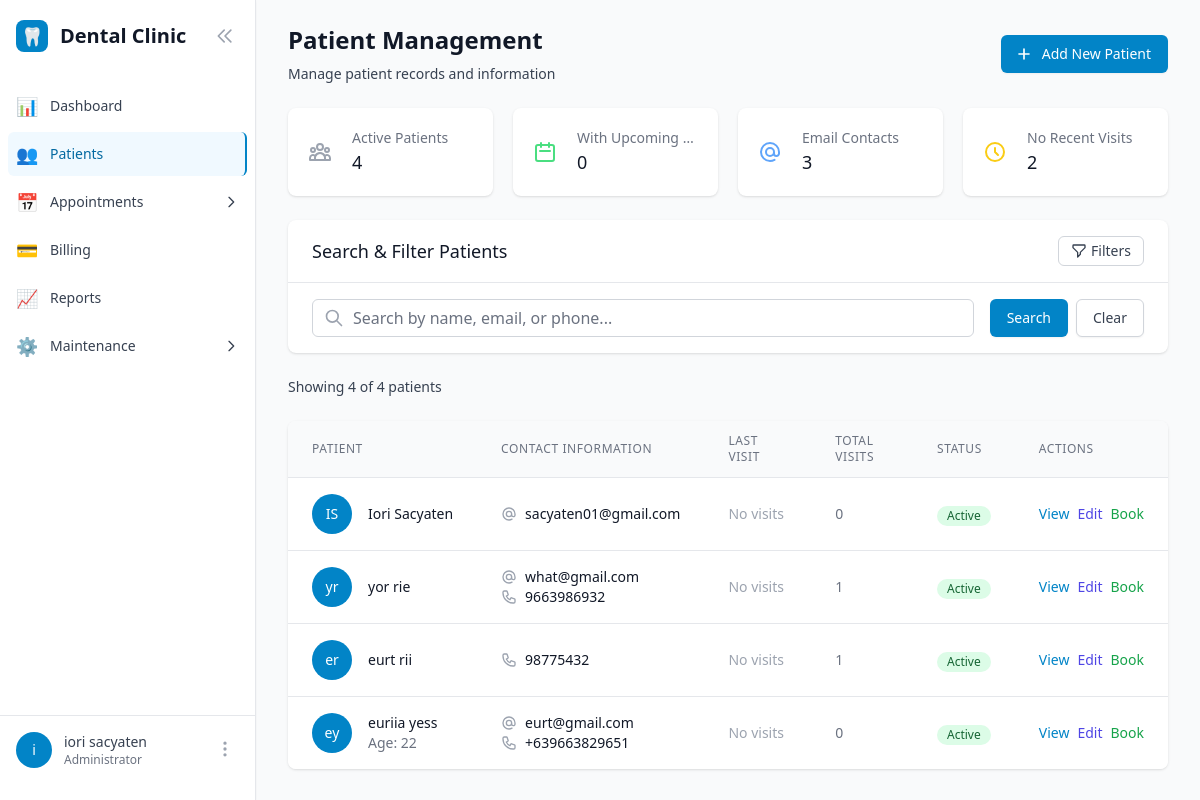
The page /patients/ (signed in) on the database as committed earlier.
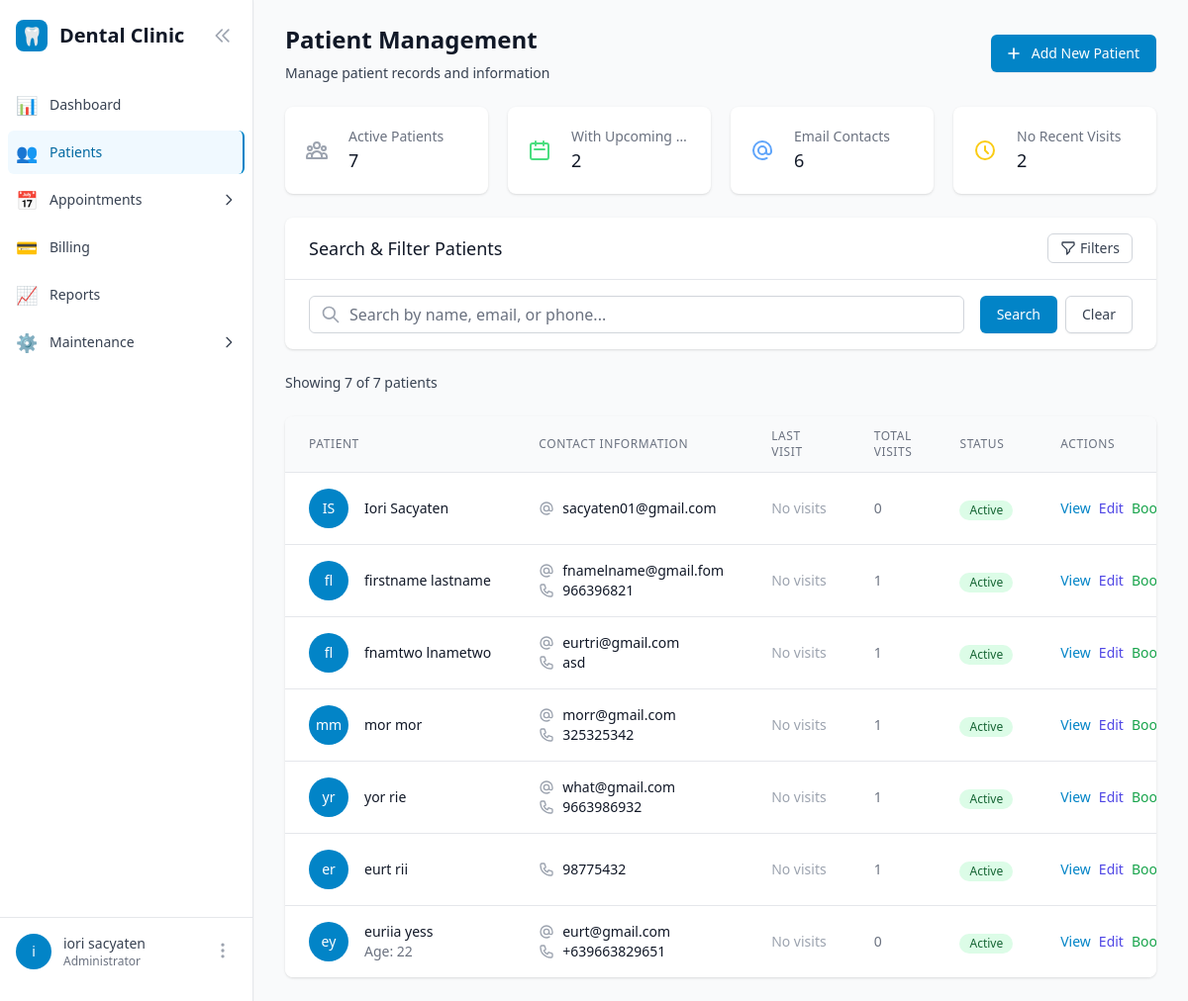
The same page on the database as committed later.
### patients/models.py (models this page shows, shortened)
class Patient(models.Model):
    first_name = models.CharField(max_length=100)
    last_name = models.CharField(max_length=100)
    email = models.EmailField(blank=True)
    phone_regex = RegexValidator(
        regex=r'^\+?1?\d{9,15}$',
        message="Phone number must be entered in the format: '+999999999'. Up to 15 digits allowed."
    )
    contact_number = models.CharField(validators=[phone_regex], max_length=17, blank=True)
    address = models.TextField(blank=True)
    date_of_birth = models.DateField(null=True, blank=True)
    emergency_contact_name = models.CharField(max_length=100, blank=True)
    emergency_contact_phone = models.CharField(validators=[phone_regex], max_length=17, blank=True)
    medical_notes = models.TextField(blank=True, help_text="Allergies, medical conditions, etc.")
    created_at = models.DateTimeField(auto_now_add=True)
    updated_at = models.DateTimeField(auto_now=True)
    is_active = models.BooleanField(default=True)
    class Meta:
        ordering = ['last_name', 'first_name']
        indexes = [
            models.Index(fields=['email']),
            models.Index(fields=['contact_number']),
            models.Index(fields=['last_name', 'first_name']),
        ]
    @property
    def full_name(self):
        return f"{self.first_name} {self.last_name}"
    @property
    def age(self):
        if not self.date_of_birth:
            return None
        from datetime import date
        today = date.today()
        age = today.year - self.date_of_birth.year
        if (today.month, today.day) < (self.date_of_birth.month, self.date_of_birth.day):
            age -= 1
        return age
    @property
    def is_minor(self):
        if not self.date_of_birth:
            return False
        from datetime import date
        today = date.today()
        age = today.year - self.date_of_birth.year - (
            (today.month, today.day) < (self.date_of_birth.month, self.date_of_birth.day)
        )
        return age < 18

### patients/views.py (the view, shortened to what this page needs)
# urls.py: path('', views.PatientListView.as_view(), name='patient_list'),
class PatientListView(LoginRequiredMixin, ListView):
    model = Patient
    template_name = 'patients/patient_list.html'
    context_object_name = 'patients'
    paginate_by = 25
    def dispatch(self, request, *args, **kwargs):
        if not request.user.has_permission('patients'):
            messages.error(request, 'You do not have permission to access this page.')
            return redirect('core:dashboard')
        return super().dispatch(request, *args, **kwargs)
    def get_queryset(self):
        queryset = Patient.objects.select_related().prefetch_related('appointments__schedule', 'appointments__service')
        search = self.request.GET.get('search', '').strip()
        status = self.request.GET.get('status', '')
        contact = self.request.GET.get('contact', '')
        activity = self.request.GET.get('activity', '')
        sort_by = self.request.GET.get('sort', 'name_asc')
        if status:
            if status == 'active':
                queryset = queryset.filter(is_active=True)
            elif status == 'inactive':
                queryset = queryset.filter(is_active=False)
        if sort_by == 'name_asc':
            queryset = queryset.order_by('last_name', 'first_name')
        elif sort_by == 'name_desc':
            queryset = queryset.order_by('-last_name', '-first_name')
        elif sort_by == 'date_added_desc':
            queryset = queryset.order_by('-created_at')
        elif sort_by == 'date_added_asc':
            queryset = queryset.order_by('created_at')
        queryset = queryset.annotate(
            visit_count=Count('appointments', distinct=True)
        )
        return queryset
    def get_context_data(self, **kwargs):
        context = super().get_context_data(**kwargs)
        context['current_filters'] = {
            'search': self.request.GET.get('search', ''),
            'status': self.request.GET.get('status', ''),
            'contact': self.request.GET.get('contact', ''),
            'activity': self.request.GET.get('activity', ''),
            'sort': self.request.GET.get('sort', 'name_asc'),
        }
        active_filters = []
        if context['current_filters']['search']:
            active_filters.append(f"Search: {context['current_filters']['search']}")
        if context['current_filters']['status']:
            active_filters.append(f"Status: {context['current_filters']['status'].title()}")
        if context['current_filters']['contact']:
            active_filters.append(f"Contact: {context['current_filters']['contact'].replace('_', ' ').title()}")
        if context['current_filters']['activity']:
            active_filters.append(f"Activity: {context['current_filters']['activity'].replace('_', ' ').title()}")
        context['active_filters'] = active_filters
        total_patients = Patient.objects.filter(is_active=True).count()
        today = date.today()
        upcoming_appointments = Appointment.objects.filter(
            schedule__date__gte=today,
            status__in=['approved', 'pending']
        ).values('patient').distinct().count()
        with_email = Patient.objects.filter(is_active=True, email__isnull=False).exclude(email='').count()
        old_date = today - timedelta(days=90)
        no_recent_visits = Patient.objects.filter(is_active=True).exclude(
            appointments__schedule__date__gte=old_date
        ).count()
        context['insights'] = {
            'total_active': total_patients,
            'upcoming_appointments': upcoming_appointments,
            'with_email': with_email,
            'no_recent_visits': no_recent_visits,
        }
        context['total_count'] = Patient.objects.count()
        export_format = self.request.GET.get('export')
        if export_format in ['csv', 'pdf']:
            return self.export_patients(context['patients'], export_format)
        return context

### users/models.py (called while the page is built)
    def has_permission(self, module_name):
        if self.is_superuser:
            return True
        if not self.role or self.role.is_archived:  # Users with archived roles lose access
            return False
        return self.role.permissions.get(module_name, False)

### users/templatetags/user_tags.py (called while the page is built)
@register.filter
def has_permission(user, module_name):
    if not user or not user.is_authenticated:
        return False
    if user.is_superuser:
        return True
    if not hasattr(user, 'role') or not user.role:
        return False
    return user.role.permissions.get(module_name, False)

### templates/patients/patient_list.html (shortened to what the changed rows need)
{% extends "base.html" %}
{% load user_tags %}
{% block content %}
<div class="space-y-6">
    <div class="sm:flex sm:items-center sm:justify-between">
        <div>
            <h1 class="text-2xl font-bold text-gray-900">Patient Management</h1>
        </div>
    </div>
    <div class="grid grid-cols-1 gap-5 sm:grid-cols-2 lg:grid-cols-4">
        <div class="bg-white overflow-hidden shadow rounded-lg">
            <div class="p-5">
                <div class="flex items-center">
                    <div class="ml-5 w-0 flex-1">
                        <dl>
                            <dt class="text-sm font-medium text-gray-500 truncate">Active Patients</dt>
                            <dd class="text-lg font-medium text-gray-900">{{ insights.total_active }}</dd>
                        </dl>
                    </div>
                </div>
            </div>
        </div>
        <div class="bg-white overflow-hidden shadow rounded-lg">
            <div class="p-5">
                <div class="flex items-center">
                    <div class="ml-5 w-0 flex-1">
                        <dl>
                            <dt class="text-sm font-medium text-gray-500 truncate">With Upcoming Appointments</dt>
                            <dd class="text-lg font-medium text-gray-900">{{ insights.upcoming_appointments }}</dd>
                        </dl>
                    </div>
                </div>
            </div>
        </div>
        <div class="bg-white overflow-hidden shadow rounded-lg">
            <div class="p-5">
                <div class="flex items-center">
                    <div class="ml-5 w-0 flex-1">
                        <dl>
                            <dt class="text-sm font-medium text-gray-500 truncate">Email Contacts</dt>
                            <dd class="text-lg font-medium text-gray-900">{{ insights.with_email }}</dd>
                        </dl>
                    </div>
                </div>
            </div>
        </div>
    </div>
    <div class="flex items-center justify-between">
        <p class="text-sm text-gray-700">
            Showing {{ patients|length }} of {{ total_count }} patients
        </p>
    </div>
    <div class="bg-white shadow rounded-lg overflow-hidden">
        {% if patients %}
            <div class="overflow-x-auto">
                <table class="min-w-full divide-y divide-gray-200">
                    <thead class="bg-gray-50">
                        <tr>
                            <th class="px-6 py-3 text-left text-xs font-medium text-gray-500 uppercase tracking-wider">
                                Patient
                            </th>
                            <th class="px-6 py-3 text-left text-xs font-medium text-gray-500 uppercase tracking-wider">
                                Contact Information
                            </th>
                            <th class="px-6 py-3 text-left text-xs font-medium text-gray-500 uppercase tracking-wider">
                                Last Visit
                            </th>
                            <th class="px-6 py-3 text-left text-xs font-medium text-gray-500 uppercase tracking-wider">
                                Total Visits
                            </th>
                            <th class="px-6 py-3 text-left text-xs font-medium text-gray-500 uppercase tracking-wider">
                                Status
                            </th>
                            <th class="px-6 py-3 text-left text-xs font-medium text-gray-500 uppercase tracking-wider">
                                Actions
                            </th>
                        </tr>
                    </thead>
                    <tbody class="bg-white divide-y divide-gray-200">
                        {% for patient in patients %}
                        <tr class="hover:bg-gray-50">
                            <td class="px-6 py-4 whitespace-nowrap">
                                <div class="flex items-center">
                                    <div class="flex-shrink-0 h-10 w-10">
                                        <div class="h-10 w-10 rounded-full bg-primary-600 flex items-center justify-center">
                                            <span class="text-sm font-medium text-white">
                                                {{ patient.first_name|first }}{{ patient.last_name|first }}
                                            </span>
                                        </div>
                                    </div>
                                    <div class="ml-4">
                                        <div class="text-sm font-medium text-gray-900">
                                            <a href="{% url 'patients:patient_detail' patient.pk %}"
                                               class="hover:text-primary-600">
                                                {{ patient.full_name }}
                                            </a>
                                        </div>
                                        {% if patient.date_of_birth %}
                                        <div class="text-sm text-gray-500">
                                            Age: {{ patient.age }}
                                        </div>
                                        {% endif %}
                                    </div>
                                </div>
                            </td>
                            <td class="px-6 py-4 whitespace-nowrap">
                                <div class="text-sm text-gray-900">
                                    {% if patient.email %}
                                        <div class="flex items-center">
                                            <svg class="flex-shrink-0 h-4 w-4 text-gray-400 mr-2" fill="none" stroke="currentColor" viewBox="0 0 24 24">
                                                <path stroke-linecap="round" stroke-linejoin="round" stroke-width="2" d="M16 12a4 4 0 10-8 0 4 4 0 008 0zm0 0v1.5a2.5 2.5 0 005 0V12a9 9 0 10-9 9m4.5-1.206a8.959 8.959 0 01-4.5 1.207"></path>
                                            </svg>
                                            <span class="truncate max-w-xs">{{ patient.email }}</span>
                                        </div>
                                    {% endif %}
                                    {% if patient.contact_number %}
                                        <div class="flex items-center">
                                            {{ patient.contact_number }}
                                        </div>
                                    {% endif %}
                                </div>
                            </td>
                            <td class="px-6 py-4 whitespace-nowrap text-sm text-gray-500">
                                {% with last_appointment=patient.last_appointment %}
                                    {% if last_appointment %}
                                        {{ last_appointment.schedule.date|date:"M d, Y" }}
                                        <div class="text-xs text-gray-400">
                                            {{ last_appointment.service.name|truncatechars:20 }}
                                        </div>
                                    {% else %}
                                        <span class="text-gray-400">No visits</span>
                                    {% endif %}
                                {% endwith %}
                            </td>
                            <td class="px-6 py-4 whitespace-nowrap text-sm text-gray-500">
                                {{ patient.visit_count|default:0 }}
                            </td>
                            <td class="px-6 py-4 whitespace-nowrap">
                                <span class="inline-flex items-center px-2.5 py-0.5 rounded-full text-xs font-medium
                                    {% if patient.is_active %}bg-green-100 text-green-800{% else %}bg-red-100 text-red-800{% endif %}">
                                    {% if patient.is_active %}Active{% else %}Inactive{% endif %}
                                </span>
                            </td>
                            <td class="px-6 py-4 whitespace-nowrap text-sm font-medium">
                                <div class="flex space-x-2">
                                    <a href="{% url 'patients:patient_detail' patient.pk %}"
                                       class="text-primary-600 hover:text-primary-900">View</a>
                                    <a href="{% url 'patients:patient_update' patient.pk %}"
                                       class="text-indigo-600 hover:text-indigo-900">Edit</a>
                                    {% if user|has_permission:'appointments' %}
                                    <a href="{% url 'appointments:appointment_create' %}?patient={{ patient.pk }}"
                                       class="text-green-600 hover:text-green-900">Book</a>
                                    {% endif %}
                                </div>
                            </td>
                        </tr>
                        {% endfor %}
                    </tbody>
                </table>
            </div>
        {% endif %}
    </div>
</div>
{% endblock %}

Rows that differ between the two databases and show on the page:
added Patient: first_name|first "f", full_name "firstname lastname", email "fnamelname@gmail.fom", contact_number "966396821", visit_count "1", is_active "Active"
added Patient: first_name|first "f", full_name "fnamtwo lnametwo", email "eurtri@gmail.com", contact_number "asd", visit_count "1", is_active "Active"
added Patient: first_name|first "m", last_name|first "m", full_name "mor mor", email "morr@gmail.com", contact_number "325325342", visit_count "1", is_active "Active"
Other text that changed with them:
{{ insights.total_active }}: "4" → "7"
{{ insights.upcoming_appointments }}: "0" → "2"
{{ insights.with_email }}: "3" → "6"
{{ patients|length }}: "4" → "7"
{{ total_count }}: "4" → "7"
